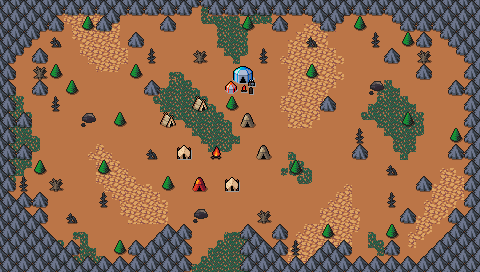

This game map was drawn from its Tiled (.tmx) file and the tilesets committed beside it. A one-line description and the trimmed map source follow:
An orthogonal 30x17 tile map with 16x16 px tiles, 4 tile layers (Collision, Background, Ground, Clutter), 3 tilesets and 30 objects.

<map version="1.10" tiledversion="1.10.1" orientation="orthogonal" renderorder="right-down" width="30" height="17" tilewidth="16" tileheight="16" infinite="0" nextlayerid="7" nextobjectid="78">
 <editorsettings>
  <export target="wastetown..tmx" format="tmx" />
 </editorsettings>
 <tileset firstgid="1" source="../../../../common/maps/tileset/main.tsx" />
 <tileset firstgid="10113" source="../../../../common/maps/tileset/buildings.tsx" />
 <tileset firstgid="11905" source="../../../../common/maps/tileset/main-nocollide.tsx" />
 <layer id="6" name="Collision" width="30" height="17">
  <data>[510 cells, 186 non-empty, 14 distinct tile ids]</data>
 </layer>
 <layer id="1" name="Background" width="30" height="17">
  <data>[510 cells, 510 non-empty, 3 distinct tile ids]</data>
 </layer>
 <layer id="2" name="Ground" width="30" height="17">
  <data>[510 cells, 299 non-empty, 55 distinct tile ids]</data>
 </layer>
 <layer id="3" name="Clutter" width="30" height="17">
  <properties>
   <property name="spriteLayer" type="bool" value="true" />
  </properties>
  <data>[510 cells, 90 non-empty, 31 distinct tile ids]</data>
 </layer>
 <objectgroup id="4" name="Objects">
  <object id="38" template="../../../../common/maps/obj/entry_up.tx" x="192" y="271.5" width="48" height="16">
   <properties>
    <property name="teleport" value="" />
   </properties>
  </object>
  <object id="48" template="../../obj/treasure.tx" x="15" y="75.75">
   <properties>
    <property name="reward">[{"type":"randomCard","colors":["Red"],"subTypes":["Goblin"],"count":5,"rarity":["Uncommon","Rare","Mythic Rare"]},{"type":"item","count":1,"probability":0.2,"itemName":"Battle Standard"}]</property>
   </properties>
  </object>
  <object id="50" template="../../../../common/maps/obj/enemy.tx" x="323.5" y="177.5">
   <properties>
    <property name="enemy" value="Goblin Warrior" />
    <property name="threatRange" type="int" value="30" />
    <property name="waypoints" value="64,71,61,71,64" />
   </properties>
  </object>
  <object id="51" template="../../obj/treasure.tx" x="432.333" y="59.3333" />
  <object id="52" template="../../../../common/maps/obj/gold.tx" x="402.583" y="257.75" />
  <object id="53" template="../../../../common/maps/obj/enemy.tx" x="54.333" y="146.667">
   <properties>
    <property name="enemy" value="Goblin Chief" />
    <property name="threatRange" type="int" value="60" />
    <property name="waypoints" value="66,65" />
   </properties>
  </object>
  <object id="54" template="../../../../common/maps/obj/enemy.tx" x="224.333" y="39.833">
   <properties>
    <property name="enemy" value="Goblin Warrior" />
    <property name="threatRange" type="int" value="30" />
    <property name="waypoints" value="68,61,62,61,68,69,70,69" />
   </properties>
  </object>
  <object id="55" template="../../../../common/maps/obj/enemy.tx" x="427.167" y="116.833">
   <properties>
    <property name="enemy" value="Goblin Warrior" />
    <property name="threatRange" type="int" value="30" />
    <property name="waypoints" value="74,73,72,63,72,73" />
   </properties>
  </object>
  <object id="56" template="../../../../common/maps/obj/enemy.tx" x="211.236" y="141.909">
   <properties>
    <property name="enemy" value="Goblin Chief" />
    <property name="threatRange" type="int" value="40" />
   </properties>
  </object>
  <object id="57" template="../../../../common/maps/obj/enemy.tx" x="434.333" y="74.3337">
   <properties>
    <property name="enemy" value="Goblin" />
    <property name="threatRange" type="int" value="30" />
   </properties>
  </object>
  <object id="58" template="../../../../common/maps/obj/enemy.tx" x="194" y="172.667">
   <properties>
    <property name="enemy" value="Goblin" />
    <property name="threatRange" type="int" value="30" />
   </properties>
  </object>
  <object id="59" template="../../../../common/maps/obj/enemy.tx" x="228" y="174.5">
   <properties>
    <property name="enemy" value="Goblin " />
    <property name="threatRange" type="int" value="30" />
   </properties>
  </object>
  <object id="60" template="../../../../common/maps/obj/waypoint.tx" x="115.5" y="149" />
  <object id="61" template="../../../../common/maps/obj/waypoint.tx" x="271.5" y="62.5" width="16" height="14" />
  <object id="62" template="../../../../common/maps/obj/waypoint.tx" x="328" y="61" />
  <object id="63" template="../../../../common/maps/obj/waypoint.tx" x="416.5" y="220.5" />
  <object id="64" template="../../../../common/maps/obj/waypoint.tx" x="324.5" y="217" />
  <object id="65" template="../../../../common/maps/obj/waypoint.tx" x="64" y="208" />
  <object id="66" template="../../../../common/maps/obj/waypoint.tx" x="83.5" y="70.5" />
  <object id="67" template="../../obj/booster.tx" x="192.5" y="140">
   <properties>
    <property name="reward">[{"editions":["MH1","MH2","LTR","MH3","2XM"],"type":"card","count":10,"rarity":["Common"]},{"editions":["MH1","MH2","LTR","MH3","2XM"],"type":"card","count":3,"rarity":["Uncommon"]},{"editions":["MH1","MH2","LTR","MH3","2XM"],"type":"card","count":3,"rarity":["Rare","Mythic Rare"]}]</property>
   </properties>
  </object>
  <object id="68" template="../../../../common/maps/obj/waypoint.tx" x="257.5" y="40.5" width="16" height="14" />
  <object id="69" template="../../../../common/maps/obj/waypoint.tx" x="164.5" y="49" width="16" height="14" />
  <object id="70" template="../../../../common/maps/obj/waypoint.tx" x="166.5" y="108.5" width="16" height="14" />
  <object id="71" template="../../../../common/maps/obj/waypoint.tx" x="298.5" y="130" />
  <object id="72" template="../../../../common/maps/obj/waypoint.tx" x="441" y="197" />
  <object id="73" template="../../../../common/maps/obj/waypoint.tx" x="422" y="154.5" />
  <object id="74" template="../../../../common/maps/obj/waypoint.tx" x="427" y="99.5" />
  <object id="75" template="../../../../common/maps/obj/manashards.tx" x="338" y="109.5" />
  <object id="76" template="../../../../common/maps/obj/manashards.tx" x="82.5" y="96" />
  <object id="77" template="../../../../common/maps/obj/enemy.tx" x="16.5" y="95.5">
   <properties>
    <property name="enemy" value="Goblin" />
   </properties>
  </object>
 </objectgroup>
</map>
